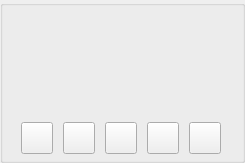
<?xml version="1.0" encoding="UTF-8"?>
<ui version="4.0">
 <class>InputPhotoWidget</class>
 <widget class="QWidget" name="InputPhotoWidget">
  <property name="geometry">
   <rect>
    <x>0</x>
    <y>0</y>
    <width>245</width>
    <height>163</height>
   </rect>
  </property>
  <property name="sizePolicy">
   <sizepolicy hsizetype="Expanding" vsizetype="Preferred">
    <horstretch>0</horstretch>
    <verstretch>0</verstretch>
   </sizepolicy>
  </property>
  <property name="minimumSize">
   <size>
    <width>0</width>
    <height>0</height>
   </size>
  </property>
  <property name="maximumSize">
   <size>
    <width>16777215</width>
    <height>16777215</height>
   </size>
  </property>
  <property name="windowTitle">
   <string>Form</string>
  </property>
  <property name="styleSheet">
   <string notr="true"/>
  </property>
  <layout class="QGridLayout" name="gridLayout_2">
   <property name="leftMargin">
    <number>0</number>
   </property>
   <property name="topMargin">
    <number>0</number>
   </property>
   <property name="rightMargin">
    <number>0</number>
   </property>
   <property name="bottomMargin">
    <number>0</number>
   </property>
   <property name="horizontalSpacing">
    <number>0</number>
   </property>
   <item row="0" column="0">
    <widget class="QGroupBox" name="m_MainGroupBox">
     <layout class="QVBoxLayout" name="verticalLayout">
      <property name="spacing">
       <number>5</number>
      </property>
      <property name="leftMargin">
       <number>5</number>
      </property>
      <property name="topMargin">
       <number>5</number>
      </property>
      <property name="rightMargin">
       <number>5</number>
      </property>
      <property name="bottomMargin">
       <number>5</number>
      </property>
      <item>
       <widget class="QFrame" name="m_PhotoEntryFrame">
        <property name="sizePolicy">
         <sizepolicy hsizetype="Expanding" vsizetype="Expanding">
          <horstretch>0</horstretch>
          <verstretch>0</verstretch>
         </sizepolicy>
        </property>
        <property name="minimumSize">
         <size>
          <width>0</width>
          <height>0</height>
         </size>
        </property>
        <property name="frameShape">
         <enum>QFrame::NoFrame</enum>
        </property>
        <property name="frameShadow">
         <enum>QFrame::Raised</enum>
        </property>
        <layout class="QGridLayout" name="gridLayout">
         <property name="leftMargin">
          <number>2</number>
         </property>
         <property name="topMargin">
          <number>2</number>
         </property>
         <property name="rightMargin">
          <number>2</number>
         </property>
         <property name="bottomMargin">
          <number>2</number>
         </property>
         <property name="spacing">
          <number>2</number>
         </property>
         <item row="0" column="0">
          <widget class="VidWidget" name="m_VidWidget" native="true">
           <property name="sizePolicy">
            <sizepolicy hsizetype="Expanding" vsizetype="Expanding">
             <horstretch>0</horstretch>
             <verstretch>0</verstretch>
            </sizepolicy>
           </property>
           <property name="maximumSize">
            <size>
             <width>16777215</width>
             <height>16777215</height>
            </size>
           </property>
          </widget>
         </item>
        </layout>
       </widget>
      </item>
      <item>
       <widget class="QFrame" name="m_ButtonFrame">
        <property name="sizePolicy">
         <sizepolicy hsizetype="Preferred" vsizetype="Fixed">
          <horstretch>0</horstretch>
          <verstretch>0</verstretch>
         </sizepolicy>
        </property>
        <property name="minimumSize">
         <size>
          <width>0</width>
          <height>42</height>
         </size>
        </property>
        <property name="maximumSize">
         <size>
          <width>16777215</width>
          <height>42</height>
         </size>
        </property>
        <property name="frameShape">
         <enum>QFrame::NoFrame</enum>
        </property>
        <property name="frameShadow">
         <enum>QFrame::Raised</enum>
        </property>
        <layout class="QHBoxLayout" name="horizontalLayout">
         <item>
          <widget class="VxPushButton" name="m_BackButton">
           <property name="sizePolicy">
            <sizepolicy hsizetype="Fixed" vsizetype="Fixed">
             <horstretch>0</horstretch>
             <verstretch>0</verstretch>
            </sizepolicy>
           </property>
           <property name="minimumSize">
            <size>
             <width>32</width>
             <height>32</height>
            </size>
           </property>
           <property name="maximumSize">
            <size>
             <width>32</width>
             <height>32</height>
            </size>
           </property>
           <property name="text">
            <string notr="true"/>
           </property>
          </widget>
         </item>
         <item>
          <widget class="VxPushButton" name="m_SnapShotButton">
           <property name="sizePolicy">
            <sizepolicy hsizetype="Fixed" vsizetype="Fixed">
             <horstretch>0</horstretch>
             <verstretch>0</verstretch>
            </sizepolicy>
           </property>
           <property name="minimumSize">
            <size>
             <width>32</width>
             <height>32</height>
            </size>
           </property>
           <property name="maximumSize">
            <size>
             <width>32</width>
             <height>32</height>
            </size>
           </property>
           <property name="text">
            <string notr="true"/>
           </property>
           <property name="iconSize">
            <size>
             <width>32</width>
             <height>32</height>
            </size>
           </property>
          </widget>
         </item>
         <item>
          <widget class="VxPushButton" name="m_RotateCamButton">
           <property name="sizePolicy">
            <sizepolicy hsizetype="Fixed" vsizetype="Fixed">
             <horstretch>0</horstretch>
             <verstretch>0</verstretch>
            </sizepolicy>
           </property>
           <property name="minimumSize">
            <size>
             <width>32</width>
             <height>32</height>
            </size>
           </property>
           <property name="maximumSize">
            <size>
             <width>32</width>
             <height>32</height>
            </size>
           </property>
           <property name="text">
            <string notr="true"/>
           </property>
           <property name="iconSize">
            <size>
             <width>32</width>
             <height>32</height>
            </size>
           </property>
          </widget>
         </item>
         <item>
          <widget class="VxPushButton" name="m_SelectCamButton">
           <property name="sizePolicy">
            <sizepolicy hsizetype="Fixed" vsizetype="Fixed">
             <horstretch>0</horstretch>
             <verstretch>0</verstretch>
            </sizepolicy>
           </property>
           <property name="minimumSize">
            <size>
             <width>32</width>
             <height>32</height>
            </size>
           </property>
           <property name="maximumSize">
            <size>
             <width>32</width>
             <height>32</height>
            </size>
           </property>
           <property name="text">
            <string notr="true"/>
           </property>
           <property name="iconSize">
            <size>
             <width>32</width>
             <height>32</height>
            </size>
           </property>
          </widget>
         </item>
         <item>
          <widget class="VxPushButton" name="m_CancelPhotoButton">
           <property name="sizePolicy">
            <sizepolicy hsizetype="Fixed" vsizetype="Fixed">
             <horstretch>0</horstretch>
             <verstretch>0</verstretch>
            </sizepolicy>
           </property>
           <property name="minimumSize">
            <size>
             <width>32</width>
             <height>32</height>
            </size>
           </property>
           <property name="maximumSize">
            <size>
             <width>32</width>
             <height>32</height>
            </size>
           </property>
           <property name="text">
            <string notr="true"/>
           </property>
           <property name="iconSize">
            <size>
             <width>32</width>
             <height>32</height>
            </size>
           </property>
          </widget>
         </item>
        </layout>
       </widget>
      </item>
     </layout>
    </widget>
   </item>
  </layout>
 </widget>
 <customwidgets>
  <customwidget>
   <class>VxPushButton</class>
   <extends>QPushButton</extends>
   <header>VxPushButton.h</header>
  </customwidget>
  <customwidget>
   <class>VidWidget</class>
   <extends>QWidget</extends>
   <header location="global">VidWidget.h</header>
   <container>1</container>
  </customwidget>
 </customwidgets>
 <resources/>
 <connections/>
</ui>
